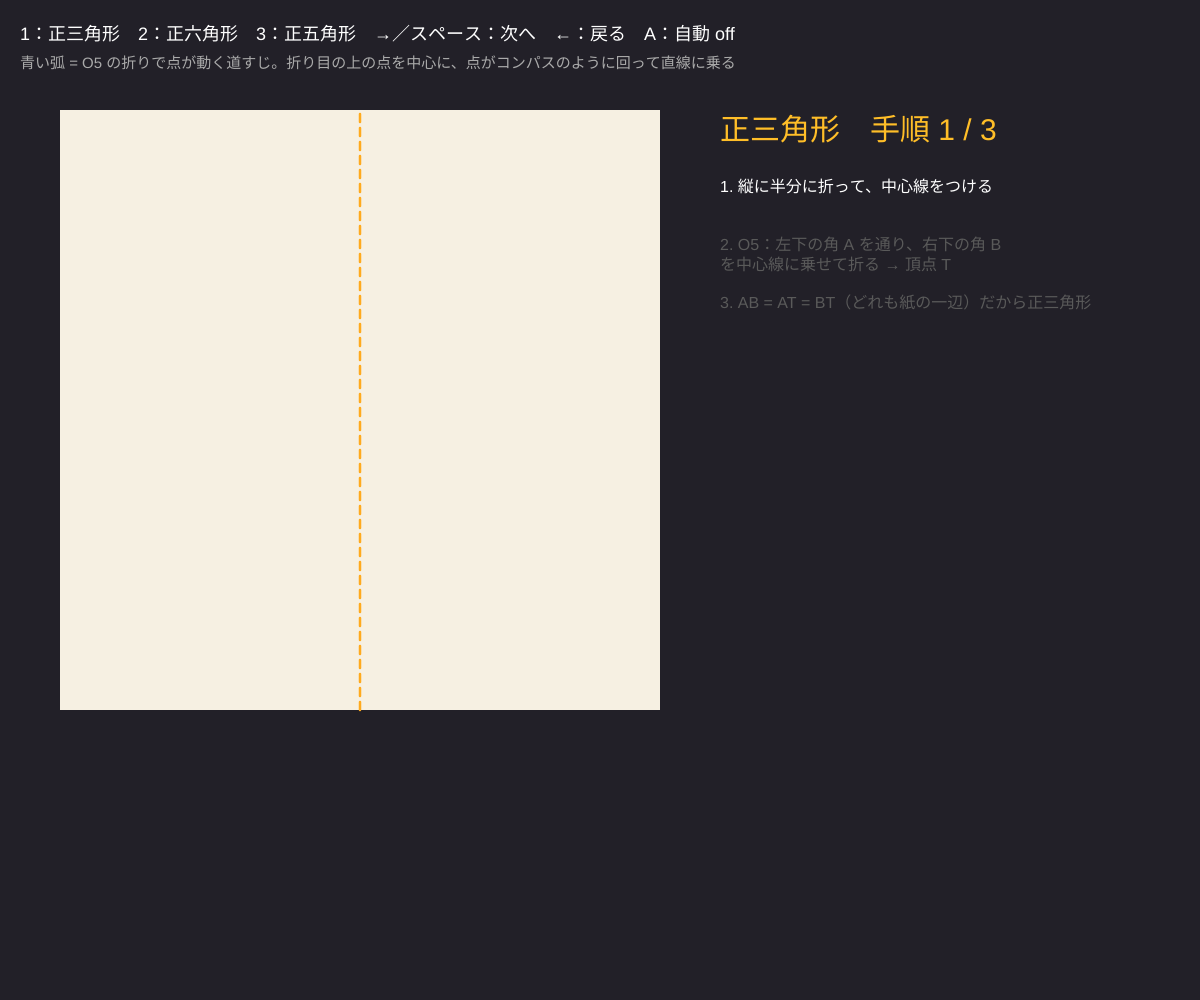
Frame 1 (no input)
Frame 60 (no input): identical to frame 1, image omitted
Frame 120 (the mouse pressed at the canvas centre since frame 60): identical to frame 1, image omitted

The p5.js sketch that drew this single still picture (run headless with seeded random() and noise() and a simulated clock; from frame 60 on, the mouse is pressed at the canvas centre):

// p5.js sketch
// ── sketch.js
// ============================================
// 05 正多角形を折る
// 正方形の紙から正三角形・正六角形・正五角形を「折りだけ」でつくる
//   主役は O5（点 A を通り、点 B を直線に乗せる折り）＝「中心 A・半径 |AB| の円」をコンパスなしで使う技
// 1 = 正三角形 / 2 = 正六角形 / 3 = 正五角形 / →／スペース = 次の手順 / ← = 前へ / A = 自動
// ============================================

let shapeNo = 1;
let stepNo = 0;
let anim = 0;              // 今の手順のアニメーション 0〜1
let auto = false, autoT = 0;
let PLANS = {};            // 3 つの折り方（setup で計算）
let px0, py0, PS;

function setup() {
  createCanvas(windowWidth, windowHeight);
  PS = min(width * 0.5, height - 170);
  px0 = 60; py0 = 110;
  buildPlans();
}
function sx(u) { return px0 + u * PS; }
function sy(v) { return py0 + PS - v * PS; }

// ★ 折り方の手順を組み立てる（紙の座標：左下が原点、一辺 1）
function buildPlans() {
  let V = (x) => ({ p: { x, y: 0 }, u: { x: 0, y: 1 } });       // 縦の線 x = 一定
  let Hz = (y) => ({ p: { x: 0, y }, u: { x: 1, y: 0 } });      // 横の線 y = 一定
  // --- 正三角形：下の辺を 1 辺にする
  let A = { x: 0, y: 0 }, B = { x: 1, y: 0 };
  let t1 = o5(A, B, V(0.5), (X) => X.y);
  PLANS[1] = { name: '正三角形', steps: [
    { t: '縦に半分に折って、中心線をつける', items: [{ crease: V(0.5) }] },
    { t: 'O5：左下の角 A を通り、右下の角 B を中心線に乗せて折る → 頂点 T', items: [{ move: [A, B, t1.X], crease: t1.cr }, { pt: t1.X, name: 'T' }] },
    { t: 'AB = AT = BT（どれも紙の一辺）だから正三角形', items: [{ poly: [A, B, t1.X] }] },
  ]};
  // --- 正六角形：中心 O、半径 1/2
  let O = { x: 0.5, y: 0.5 }, E = { x: 1, y: 0.5 }, W = { x: 0, y: 0.5 };
  let h1 = o5(O, E, V(0.75), (X) => X.y), h2 = o5(O, E, V(0.75), (X) => -X.y);
  let h3 = o5(O, W, V(0.25), (X) => X.y), h4 = o5(O, W, V(0.25), (X) => -X.y);
  PLANS[2] = { name: '正六角形', steps: [
    { t: '縦・横に半分に折る → 中心 O と、左右の辺の真ん中 W・E', items: [{ crease: V(0.5) }, { crease: Hz(0.5) }, { pt: O, name: 'O' }, { pt: E, name: 'E' }, { pt: W, name: 'W' }] },
    { t: '左右の辺を中心線に合わせて折る（1/4 の線）', items: [{ crease: V(0.25) }, { crease: V(0.75) }] },
    { t: 'O5：O を通り、E を右の 1/4 線に乗せる（上と下の 2 通り）', items: [{ move: [O, E, h1.X], crease: h1.cr }, { move: [O, E, h2.X], crease: h2.cr }] },
    { t: 'O5：O を通り、W を左の 1/4 線に乗せる', items: [{ move: [O, W, h3.X], crease: h3.cr }, { move: [O, W, h4.X], crease: h4.cr }] },
    { t: '6 点はどれも O から 1/2 で、となりとの間も 1/2 → 正六角形', items: [{ poly: [E, h1.X, h3.X, W, h4.X, h2.X] }] },
  ]};
  // --- 正五角形：黄金比 φ = 1.618… を折りでつくる
  let M = { x: 0.5, y: 0 }, C = { x: 1, y: 1 }, Bq = { x: 1, y: 0 };
  let MC = { p: M, u: nrm(C.x - M.x, C.y - M.y) };
  let p1 = o5(M, Bq, MC, (X) => X.y);                 // |B′C| = (√5 − 1)/2 = 0.618
  let p2 = o5(C, p1.X, Hz(1), (X) => -X.x);            // 上の辺に 0.618 を移す
  let F = p2.X, v1 = { x: F.x / 2, y: 0 }, v2 = { x: 1 - F.x / 2, y: 0 };
  let p3 = o5(v1, v2, V(0), (X) => X.y), p4 = o5(v2, v1, V(1), (X) => X.y);
  let p5 = o5(p3.X, v1, V(0.5), (X) => X.y);
  PLANS[3] = { name: '正五角形', steps: [
    { t: '縦に半分に折って、下の辺の真ん中 M をつくる', items: [{ crease: V(0.5) }, { pt: M, name: 'M' }] },
    { t: 'M と右上の角 C を結ぶ線を折る（長さ √5 / 2）', items: [{ crease: MC }] },
    { t: 'O5：M を通り、右下の角を MC に乗せる → B′。B′C = (√5 − 1)/2 = 0.618…（黄金比）', items: [{ move: [M, Bq, p1.X], crease: p1.cr }, { pt: p1.X, name: 'B′' }] },
    { t: 'O5：C を通り、B′ を上の辺に乗せる → 上の辺に 0.618 の点 F', items: [{ move: [C, p1.X, F], crease: p2.cr }, { pt: F, name: 'F' }] },
    { t: 'F を通る縦線と、さらにその半分の線 → 下の辺に V1・V2（間隔 0.618 = 1 辺）', items: [{ crease: V(F.x) }, { crease: V(v1.x) }, { crease: V(v2.x) }, { pt: v1, name: 'V1' }, { pt: v2, name: 'V2' }] },
    { t: 'O5：V1 を通り V2 を左の辺に、V2 を通り V1 を右の辺に乗せる', items: [{ move: [v1, v2, p3.X], crease: p3.cr }, { move: [v2, v1, p4.X], crease: p4.cr }] },
    { t: 'O5：左の頂点を通り、V1 を中心線に乗せる → てっぺん', items: [{ move: [p3.X, v1, p5.X], crease: p5.cr }] },
    { t: '5 辺とも 0.618、対角線は 1（= φ 倍）→ 正五角形', items: [{ poly: [v1, v2, p4.X, p5.X, p3.X] }] },
  ]};
}

function draw() {
  background(34, 32, 40);
  let plan = PLANS[shapeNo];
  if (auto) { autoT++; if (autoT % 110 === 0) next(true); }
  anim = min(1, anim + 0.02);

  noStroke(); fill(246, 240, 226); rect(px0, py0, PS, PS);
  for (let i = 0; i <= stepNo; i++) {
    let now = i === stepNo;
    for (let it of plan.steps[i].items) {
      if (it.crease) {
        let seg = clipSquare(it.crease);
        if (seg) {
          stroke(now ? color(255, 170, 30) : color(150, 140, 130)); strokeWeight(now ? 2.5 : 1.5);
          drawingContext.setLineDash([8, 6]); line(sx(seg[0].x), sy(seg[0].y), sx(seg[1].x), sy(seg[1].y)); drawingContext.setLineDash([]);
        }
      }
      if (it.move) {
        // B が A のまわりの円をたどって X へ（O5 = コンパスの代わり）
        let [Ac, Bp, X] = it.move;
        let r = dist(Ac.x, Ac.y, Bp.x, Bp.y), a0 = atan2(Bp.y - Ac.y, Bp.x - Ac.x), a1 = atan2(X.y - Ac.y, X.x - Ac.x);
        let da = atan2(sin(a1 - a0), cos(a1 - a0)), t = now ? anim : 1;
        noFill(); stroke(80, 120, 220, now ? 200 : 70); strokeWeight(1.5);
        beginShape();
        for (let k = 0; k <= 30; k++) { let a = a0 + da * t * k / 30; vertex(sx(Ac.x + r * cos(a)), sy(Ac.y + r * sin(a))); }
        endShape();
        noStroke(); fill(80, 120, 220);
        circle(sx(Ac.x + r * cos(a0 + da * t)), sy(Ac.y + r * sin(a0 + da * t)), now ? 12 : 7);
        fill(40); circle(sx(Ac.x), sy(Ac.y), 7);
      }
      if (it.poly) {
        let t = now ? anim : 1;
        fill(226, 84, 72, 170 * t); stroke(170, 40, 40); strokeWeight(3);
        beginShape(); for (let p of it.poly) vertex(sx(p.x), sy(p.y)); endShape(CLOSE);
      }
      if (it.pt) { noStroke(); fill(30); circle(sx(it.pt.x), sy(it.pt.y), 9); textSize(15); text(it.name, sx(it.pt.x) + 8, sy(it.pt.y) + (it.pt.y > 0.9 ? 20 : -8)); }
    }
  }

  // 説明
  let tx = px0 + PS + 60;
  noStroke(); fill(255); textSize(18);
  text('1：正三角形　2：正六角形　3：正五角形　→／スペース：次へ　←：戻る　A：自動 ' + (auto ? 'ON' : 'off'), 20, 40);
  fill(170); textSize(15);
  text('青い弧 = O5 の折りで点が動く道すじ。折り目の上の点を中心に、点がコンパスのように回って直線に乗る', 20, 68);
  fill(255, 190, 40); textSize(30); text(plan.name + '　手順 ' + (stepNo + 1) + ' / ' + plan.steps.length, tx, py0 + 30);
  textSize(16);
  let y = py0 + 70;
  plan.steps.forEach((s, i) => { fill(i === stepNo ? 255 : i < stepNo ? 160 : 90); text((i + 1) + '. ' + s.t, tx, y, width - tx - 30, 60); y += 58; });
  let last = plan.steps[plan.steps.length - 1].items[0].poly;
  if (stepNo === plan.steps.length - 1) {
    let sides = last.map((p, i) => { let q = last[(i + 1) % last.length]; return dist(p.x, p.y, q.x, q.y); });
    fill(255, 190, 40); textSize(17);
    text('辺の長さ：' + sides.map((v) => nf(v, 1, 4)).join('  '), tx, y + 10, width - tx - 30);
    text('内角：' + nf(180 - 360 / last.length, 1, 0) + '°（' + last.length + ' 角形）', tx, y + 60);
  }
}

function next(loop) {
  let n = PLANS[shapeNo].steps.length;
  if (stepNo < n - 1) stepNo++; else if (loop) { shapeNo = shapeNo % 3 + 1; stepNo = 0; }
  anim = 0;
}
function keyPressed() {
  if (key >= '1' && key <= '3') { shapeNo = int(key); stepNo = 0; anim = 0; }
  if (key === RIGHT_ARROW || key === ' ') next(false);
  if (key === LEFT_ARROW) { stepNo = max(0, stepNo - 1); anim = 1; }
  if (key === 'a' || key === 'A') { auto = !auto; autoT = 0; }
}

// ---------- やってみよう ----------
// 1. 正三角形の手順を本物の紙で。分度器で 60° になっているか測ろう
// 2. 正六角形の手順をまねして、正六角形の中に正三角形を 2 つ（六芒星）描き足してみよう
// 3. 正五角形の手順 3 で出てくる 0.618… は黄金比 φ の逆数。φ = 1 / 0.618… = 1.618… を確かめよう
// 4. 正八角形はどう折る？（ヒント：45° の折りは「辺を対角線に重ねる」O3 でできる）


// ==================================================
// ここから下は「折り紙の幾何の道具」（紙の座標：一辺 1）
// ==================================================
function nrm(x, y) { let l = Math.hypot(x, y) || 1; return { x: x / l, y: y / l }; }
function bisector(a, b) { return { p: { x: (a.x + b.x) / 2, y: (a.y + b.y) / 2 }, u: nrm(-(b.y - a.y), b.x - a.x) }; }
function sdist(q, L) { return (q.x - L.p.x) * -L.u.y + (q.y - L.p.y) * L.u.x; }
// O5：点 A を通り、点 B を直線 L に乗せる折り。2 つの解から pick の値が大きい方を選ぶ
function o5(A, B, L, pick) {
  let r = Math.hypot(B.x - A.x, B.y - A.y);
  let t0 = (A.x - L.p.x) * L.u.x + (A.y - L.p.y) * L.u.y, d = sdist(A, L);
  let hh = Math.sqrt(Math.max(0, r * r - d * d));
  let cands = [-hh, hh].map((s) => ({ x: L.p.x + L.u.x * (t0 + s), y: L.p.y + L.u.y * (t0 + s) }));
  let X = pick(cands[0]) >= pick(cands[1]) ? cands[0] : cands[1];
  return { X, cr: bisector(B, X) };
}
function clipSquare(L) {
  let sq = [{ x: 0, y: 0 }, { x: 1, y: 0 }, { x: 1, y: 1 }, { x: 0, y: 1 }], r = [];
  for (let i = 0; i < 4; i++) {
    let p = sq[i], q = sq[(i + 1) % 4], s1 = sdist(p, L), s2 = sdist(q, L);
    if (s1 * s2 <= 0 && s1 !== s2) { let t = s1 / (s1 - s2); r.push({ x: p.x + (q.x - p.x) * t, y: p.y + (q.y - p.y) * t }); }
  }
  return r.length >= 2 ? r : null;
}
